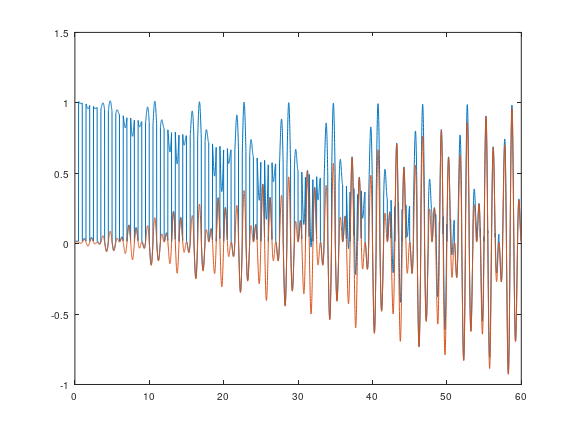

Source code (MATLAB):
function cvec(varargin)
%
% cvec(rowwise_matrix)
% cvec(rowwise_matrix, Fs)
% cvec(data_struct)
% data_struct.y, data_struct.x, data_struct.Fs. If y is a matrix: row-wise channels.
%
% Thomas E. Gladwin, 2007.

global data params
if length(varargin) == 0,
    % make pretty sim data
    data.Fs = 100;
    data.x = 0:(1/data.Fs):60;
    A = sin(2 * pi * (1 / 6) * data.x);
    upwards = (1:length(data.x)) / length(data.x);
    downwards = 1 - upwards;
    sin_part = upwards .* A .* sin(2 * pi * 1 * data.x);
    block_part = downwards .* round(mod(data.x, 1));
    data.y = sin_part + block_part;
    data.y = [data.y; sin_part];
else,
    if isstruct(varargin{1}),
        data = varargin{1};
    elseif length(varargin) == 1,
        data.y = varargin{1};
        [r, c] = size(data.y);
        if r > 20 * c,
            data.y = data.y';
            [r, c] = size(data.y);
        end;
        data.x = 1:c;
        data.Fs = 1;
    elseif length(varargin) == 2,
        data.y = varargin{1};
        data.Fs = varargin{2};
        [r, c] = size(data.y);
        data.x = (0:(c-1)) / data.Fs;
    end;
end;
%
data.y = data.y';
%
%params.sample_range = 1 + [0 min([4 * data.Fs, -1 + length(data.y(:, 1))])];
params.sample_range = [1 length(data.y(:, 1))];
params.d_shift_prop = 4;
params.d_shift = ceil(abs(diff(params.sample_range)) / 4) ;
params.d_stretch = params.d_shift;
%
params.fig_index = figure;
clf reset;
set(gcf, 'KeyPressFcn', @scrollKeyHandler);
set(gcf, 'WindowButtonDownFcn', @mouseButtonHandler);
%
replot;


function replot
%
%
global data params
figure(params.fig_index);
plot_samples = params.sample_range(1):params.sample_range(end);
[r, c] = size(data.y(plot_samples, :));
d_sep = sqrt(var(data.y(plot_samples, :)))/sqrt(r);
sep_mat = ones(r, c) * (1:c)' * d_sep;
plot(data.x(plot_samples), data.y(plot_samples, :) + sep_mat);
xlim(data.x(params.sample_range));


function scrollKeyHandler(whoGotPressed, keyData)
%
%
global data params
key = get(gcf, 'CurrentCharacter');
if strcmp(key, 's') == 1,
    params.sample_range(1) = max(1, params.sample_range(1) - params.d_stretch);
elseif strcmp(key, 'f') == 1,
    params.sample_range(1) = min(params.sample_range(2) - 1, params.sample_range(1) + params.d_stretch);
elseif strcmp(key, 'd') == 1,
    width0 = abs(diff(params.sample_range));
    params.sample_range(1) = max(1, params.sample_range(1) - params.d_shift);
    params.sample_range(2) = min(params.sample_range(1) + width0, length(data.x));
elseif strcmp(key, 'k') == 1,
    width0 = abs(diff(params.sample_range));
    params.sample_range(2) = min(params.sample_range(2) + params.d_shift, length(data.x));
    params.sample_range(1) = max(1, params.sample_range(2) - width0);
elseif strcmp(key, 'j') == 1,
    params.sample_range(2) = max(params.sample_range(1) + 1, params.sample_range(2) - params.d_stretch);
elseif strcmp(key, 'l') == 1,
    params.sample_range(2) = min(length(data.x), params.sample_range(2) + params.d_stretch);
elseif ~isempty(findstr(key, '12345678')),
    params.d_shift_prop = str2num(key);
end;
params.d_shift = ceil(diff(params.sample_range) / params.d_shift_prop);
params.d_stretch = params.d_shift;
replot;


function mouseButtonHandler(whoGotPressed, buttData)
%
%
global params
P = get(gca, 'CurrentPoint');
sample = P(1, 1);
fprintf(['You clicked at time point ' num2str(sample) '.\n']);